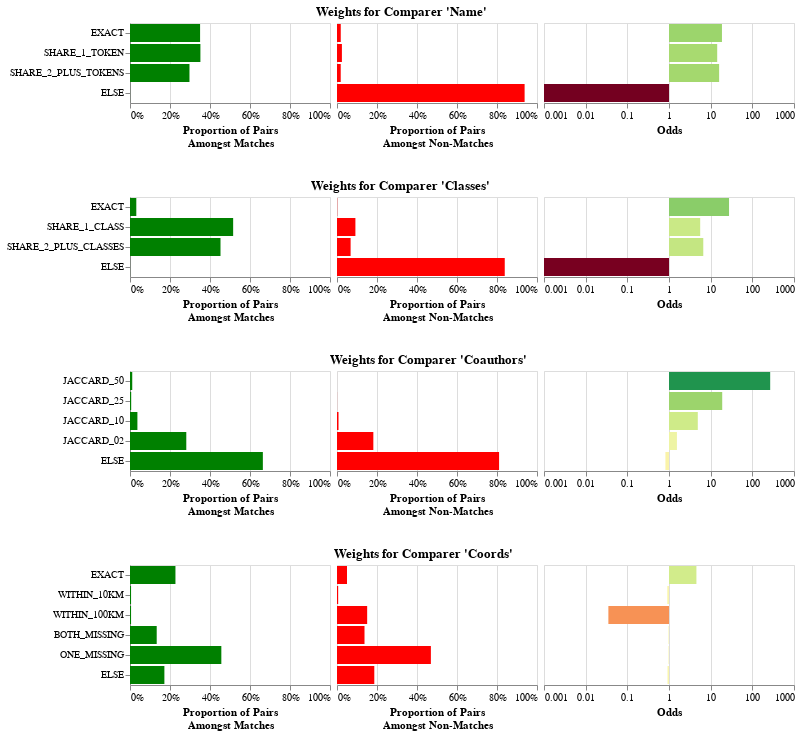

Notebook source saved alongside this figure:
### Markdown cell above
The result above is the blocked table, with a column added for every `Comparer`.
The value of each column is the level that the record pair matched at.
For example, there is now a "Name" column,
filled with values like "exact", "share 1 token", etc.

Now that we have our features, we can use the Fellegi-Sunter model to train weights
for each of these features. This is a probabilistic model that is based on the concept
of odds. When you see an exact match on name, that increases the odds of a match
by some amount, maybe 10x. When you see a non-match on name, that decreases the odds
of a match by some amount, maybe 0.1x. We can either train this from labeled data,
or we can use unlabeled data using an algorithm called "Expectation Maximization".

### Code cell
weights = mismo.fs.train_using_em(comparers, featured, featured, max_pairs=100_000)
# Can save and load weights
# weights.to_json("weights.json")
# weights = ComparisonWeights.from_json("weights.json")
weights.plot()

### Figure 1 — Vega-Lite specification as saved in the notebook (floating-point values rounded to 4 significant figures)
{"config": {"view": {"continuousWidth": 300, "continuousHeight": 300}}, "vconcat": [{"hconcat": [{"data": {"name": "data-33a506036eb774a5e555c6c52fbbfb64"}, "mark": {"type": "bar"}, "encoding": {"color": {"value": "green"}, "tooltip": [{"field": "level", "title": "Level", "type": "nominal"}, {"field": "m", "format": "%", "title": "Proportion Amongst Matching Pairs", "type": "quantitative"}, {"field": "u", "format": "%", "title": "Proportion Amongst Non-Matching Pairs", "type": "quantitative"}, {"field": "odds", "format": "f", "title": "Odds", "type": "quantitative"}, {"field": "explanation", "title": "Explanation", "type": "nominal"}], "x": {"axis": {"format": "%"}, "field": "m", "scale": {"domain": [0, 1]}, "title": ["Proportion of Pairs", "Amongst Matches"], "type": "quantitative"}, "y": {"axis": {}, "field": "level", "sort": {"field": "level_order"}, "title": null, "type": "nominal"}}, "name": "view_2", "width": 200}, {"data": {"name": "data-33a506036eb774a5e555c6c52fbbfb64"}, "mark": {"type": "bar"}, "encoding": {"color": {"value": "red"}, "tooltip": [{"field": "level", "title": "Level", "type": "nominal"}, {"field": "m", "format": "%", "title": "Proportion Amongst Matching Pairs", "type": "quantitative"}, {"field": "u", "format": "%", "title": "Proportion Amongst Non-Matching Pairs", "type": "quantitative"}, {"field": "odds", "format": "f", "title": "Odds", "type": "quantitative"}, {"field": "explanation", "title": "Explanation", "type": "nominal"}], "x": {"axis": {"format": "%"}, "field": "u", "scale": {"domain": [0, 1]}, "title": ["Proportion of Pairs", "Amongst Non-Matches"], "type": "quantitative"}, "y": {"axis": null, "field": "level", "sort": {"field": "level_order"}, "title": null, "type": "nominal"}}, "name": "view_3", "width": 200}, {"data": {"name": "data-33a506036eb774a5e555c6c52fbbfb64"}, "mark": {"type": "bar"}, "encoding": {"color": {"field": "log_odds", "legend": null, "scale": {"domainMax": 3, "domainMid": 0, "domainMin": -3, "scheme": "redyellowgreen"}, "title": "Log Odds", "type": "quantitative"}, "tooltip": [{"field": "level", "title": "Level", "type": "nominal"}, {"field": "m", "format": "%", "title": "Proportion Amongst Matching Pairs", "type": "quantitative"}, {"field": "u", "format": "%", "title": "Proportion Amongst Non-Matching Pairs", "type": "quantitative"}, {"field": "odds", "format": "f", "title": "Odds", "type": "quantitative"}, {"field": "explanation", "title": "Explanation", "type": "nominal"}], "x": {"axis": {"labelExpr": "pow(10,datum.value)"}, "field": "log_odds", "scale": {"domain": [-3, 3]}, "title": "Odds", "type": "quantitative"}, "y": {"axis": null, "field": "level", "sort": {"field": "level_order"}, "title": null, "type": "nominal"}}, "name": "view_4", "width": 250}], "spacing": 5, "title": {"text": "Weights for Comparer 'Name'", "anchor": "middle"}}, {"hconcat": [{"data": {"name": "data-5c6978146250babcf28a93f4295c7b90"}, "mark": {"type": "bar"}, "encoding": {"color": {"value": "green"}, "tooltip": [{"field": "level", "title": "Level", "type": "nominal"}, {"field": "m", "format": "%", "title": "Proportion Amongst Matching Pairs", "type": "quantitative"}, {"field": "u", "format": "%", "title": "Proportion Amongst Non-Matching Pairs", "type": "quantitative"}, {"field": "odds", "format": "f", "title": "Odds", "type": "quantitative"}, {"field": "explanation", "title": "Explanation", "type": "nominal"}], "x": {"axis": {"format": "%"}, "field": "m", "scale": {"domain": [0, 1]}, "title": ["Proportion of Pairs", "Amongst Matches"], "type": "quantitative"}, "y": {"axis": {}, "field": "level", "sort": {"field": "level_order"}, "title": null, "type": "nominal"}}, "name": "view_5", "width": 200}, {"data": {"name": "data-5c6978146250babcf28a93f4295c7b90"}, "mark": {"type": "bar"}, "encoding": {"color": {"value": "red"}, "tooltip": [{"field": "level", "title": "Level", "type": "nominal"}, {"field": "m", "format": "%", "title": "Proportion Amongst Matching Pairs", "type": "quantitative"}, {"field": "u", "format": "%", "title": "Proportion Amongst Non-Matching Pairs", "type": "quantitative"}, {"field": "odds", "format": "f", "title": "Odds", "type": "quantitative"}, {"field": "explanation", "title": "Explanation", "type": "nominal"}], "x": {"axis": {"format": "%"}, "field": "u", "scale": {"domain": [0, 1]}, "title": ["Proportion of Pairs", "Amongst Non-Matches"], "type": "quantitative"}, "y": {"axis": null, "field": "level", "sort": {"field": "level_order"}, "title": null, "type": "nominal"}}, "name": "view_6", "width": 200}, {"data": {"name": "data-5c6978146250babcf28a93f4295c7b90"}, "mark": {"type": "bar"}, "encoding": {"color": {"field": "log_odds", "legend": null, "scale": {"domainMax": 3, "domainMid": 0, "domainMin": -3, "scheme": "redyellowgreen"}, "title": "Log Odds", "type": "quantitative"}, "tooltip": [{"field": "level", "title": "Level", "type": "nominal"}, {"field": "m", "format": "%", "title": "Proportion Amongst Matching Pairs", "type": "quantitative"}, {"field": "u", "format": "%", "title": "Proportion Amongst Non-Matching Pairs", "type": "quantitative"}, {"field": "odds", "format": "f", "title": "Odds", "type": "quantitative"}, {"field": "explanation", "title": "Explanation", "type": "nominal"}], "x": {"axis": {"labelExpr": "pow(10,datum.value)"}, "field": "log_odds", "scale": {"domain": [-3, 3]}, "title": "Odds", "type": "quantitative"}, "y": {"axis": null, "field": "level", "sort": {"field": "level_order"}, "title": null, "type": "nominal"}}, "name": "view_7", "width": 250}], "spacing": 5, "title": {"text": "Weights for Comparer 'Classes'", "anchor": "middle"}}, {"hconcat": [{"data": {"name": "data-a7cbf283a60ce3eaf3ea9d58196d589b"}, "mark": {"type": "bar"}, "encoding": {"color": {"value": "green"}, "tooltip": [{"field": "level", "title": "Level", "type": "nominal"}, {"field": "m", "format": "%", "title": "Proportion Amongst Matching Pairs", "type": "quantitative"}, {"field": "u", "format": "%", "title": "Proportion Amongst Non-Matching Pairs", "type": "quantitative"}, {"field": "odds", "format": "f", "title": "Odds", "type": "quantitative"}, {"field": "explanation", "title": "Explanation", "type": "nominal"}], "x": {"axis": {"format": "%"}, "field": "m", "scale": {"domain": [0, 1]}, "title": ["Proportion of Pairs", "Amongst Matches"], "type": "quantitative"}, "y": {"axis": {}, "field": "level", "sort": {"field": "level_order"}, "title": null, "type": "nominal"}}, "name": "view_8", "width": 200}, {"data": {"name": "data-a7cbf283a60ce3eaf3ea9d58196d589b"}, "mark": {"type": "bar"}, "encoding": {"color": {"value": "red"}, "tooltip": [{"field": "level", "title": "Level", "type": "nominal"}, {"field": "m", "format": "%", "title": "Proportion Amongst Matching Pairs", "type": "quantitative"}, {"field": "u", "format": "%", "title": "Proportion Amongst Non-Matching Pairs", "type": "quantitative"}, {"field": "odds", "format": "f", "title": "Odds", "type": "quantitative"}, {"field": "explanation", "title": "Explanation", "type": "nominal"}], "x": {"axis": {"format": "%"}, "field": "u", "scale": {"domain": [0, 1]}, "title": ["Proportion of Pairs", "Amongst Non-Matches"], "type": "quantitative"}, "y": {"axis": null, "field": "level", "sort": {"field": "level_order"}, "title": null, "type": "nominal"}}, "name": "view_9", "width": 200}, {"data": {"name": "data-a7cbf283a60ce3eaf3ea9d58196d589b"}, "mark": {"type": "bar"}, "encoding": {"color": {"field": "log_odds", "legend": null, "scale": {"domainMax": 3, "domainMid": 0, "domainMin": -3, "scheme": "redyellowgreen"}, "title": "Log Odds", "type": "quantitative"}, "tooltip": [{"field": "level", "title": "Level", "type": "nominal"}, {"field": "m", "format": "%", "title": "Proportion Amongst Matching Pairs", "type": "quantitative"}, {"field": "u", "format": "%", "title": "Proportion Amongst Non-Matching Pairs", "type": "quantitative"}, {"field": "odds", "format": "f", "title": "Odds", "type": "quantitative"}, {"field": "explanation", "title": "Explanation", "type": "nominal"}], "x": {"axis": {"labelExpr": "pow(10,datum.value)"}, "field": "log_odds", "scale": {"domain": [-3, 3]}, "title": "Odds", "type": "quantitative"}, "y": {"axis": null, "field": "level", "sort": {"field": "level_order"}, "title": null, "type": "nominal"}}, "name": "view_10", "width": 250}], "spacing": 5, "title": {"text": "Weights for Comparer 'Coauthors'", "anchor": "middle"}}, {"hconcat": [{"data": {"name": "data-20d6b6ddc666e08f6046db9671a9eef1"}, "mark": {"type": "bar"}, "encoding": {"color": {"value": "green"}, "tooltip": [{"field": "level", "title": "Level", "type": "nominal"}, {"field": "m", "format": "%", "title": "Proportion Amongst Matching Pairs", "type": "quantitative"}, {"field": "u", "format": "%", "title": "Proportion Amongst Non-Matching Pairs", "type": "quantitative"}, {"field": "odds", "format": "f", "title": "Odds", "type": "quantitative"}, {"field": "explanation", "title": "Explanation", "type": "nominal"}], "x": {"axis": {"format": "%"}, "field": "m", "scale": {"domain": [0, 1]}, "title": ["Proportion of Pairs", "Amongst Matches"], "type": "quantitative"}, "y": {"axis": {}, "field": "level", "sort": {"field": "level_order"}, "title": null, "type": "nominal"}}, "name": "view_11", "width": 200}, {"data": {"name": "data-20d6b6ddc666e08f6046db9671a9eef1"}, "mark": {"type": "bar"}, "encoding": {"color": {"value": "red"}, "tooltip": [{"field": "level", "title": "Level", "type": "nominal"}, {"field": "m", "format": "%", "title": "Proportion Amongst Matching Pairs", "type": "quantitative"}, {"field": "u", "format": "%", "title": "Proportion Amongst Non-Matching Pairs", "type": "quantitative"}, {"field": "odds", "format": "f", "title": "Odds", "type": "quantitative"}, {"field": "explanation", "title": "Explanation", "type": "nominal"}], "x": {"axis": {"format": "%"}, "field": "u", "scale": {"domain": [0, 1]}, "title": ["Proportion of Pairs", "Amongst Non-Matches"], "type": "quantitative"}, "y": {"axis": null, "field": "level", "sort": {"field": "level_order"}, "title": null, "type": "nominal"}}, "name": "view_12", "width": 200}, {"data": {"name": "data-20d6b6ddc666e08f6046db9671a9eef1"}, "mark": {"type": "bar"}, "encoding": {"color": {"field": "log_odds", "legend": null, "scale": {"domainMax": 3, "domainMid": 0, "domainMin": -3, "scheme": "redyellowgreen"}, "title": "Log Odds", "type": "quantitative"}, "tooltip": [{"field": "level", "title": "Level", "type": "nominal"}, {"field": "m", "format": "%", "title": "Proportion Amongst Matching Pairs", "type": "quantitative"}, {"field": "u", "format": "%", "title": "Proportion Amongst Non-Matching Pairs", "type": "quantitative"}, {"field": "odds", "format": "f", "title": "Odds", "type": "quantitative"}, {"field": "explanation", "title": "Explanation", "type": "nominal"}], "x": {"axis": {"labelExpr": "pow(10,datum.value)"}, "field": "log_odds", "scale": {"domain": [-3, 3]}, "title": "Odds", "type": "quantitative"}, "y": {"axis": null, "field": "level", "sort": {"field": "level_order"}, "title": null, "type": "nominal"}}, "name": "view_13", "width": 250}], "spacing": 5, "title": {"text": "Weights for Comparer 'Coords'", "anchor": "middle"}}], "params": [{"name": "param_2", "select": {"type": "interval", "encodings": ["x", "y"]}, "bind": "scales", "views": ["view_2", "view_3", "view_4", "view_5", "view_6", "view_7", "view_8", "view_9", "view_10", "view_11", "view_12", "view_13"]}], "spacing": 30, "$schema": "https://vega.github.io/schema/vega-lite/v5.20.1.json", "datasets": {"data-33a506036eb774a5e555c6c52fbbfb64": [{"level": "EXACT", "m": 0.3505, "u": 0.01878, "odds": 18.66, "log_odds": 1.271, "level_order": 0, "explanation": "Seeing this level makes the odds of a match 18.659 times more likely"}, {"level": "SHARE_1_TOKEN", "m": 0.352, "u": 0.02453, "odds": 14.35, "log_odds": 1.157, "level_order": 1, "explanation": "Seeing this level makes the odds of a match 14.348 times more likely"}, {"level": "SHARE_2_PLUS_TOKENS", "m": 0.2973, "u": 0.01863, "odds": 15.96, "log_odds": 1.203, "level_order": 2, "explanation": "Seeing this level makes the odds of a match 15.964 times more likely"}, {"level": "ELSE", "m": 0.0002204, "u": 0.9381, "odds": 0.000235, "log_odds": -3.629, "level_order": 3, "explanation": "Seeing this level makes the odds of a match 4,255.977 times less likely"}], "data-5c6978146250babcf28a93f4295c7b90": [{"level": "EXACT", "m": 0.03152, "u": 0.001142, "odds": 27.6, "log_odds": 1.441, "level_order": 0, "explanation": "Seeing this level makes the odds of a match 27.604 times more likely"}, {"level": "SHARE_1_CLASS", "m": 0.5158, "u": 0.09203, "odds": 5.605, "log_odds": 0.7485, "level_order": 1, "explanation": "Seeing this level makes the odds of a match 5.605 times more likely"}, {"level": "SHARE_2_PLUS_CLASSES", "m": 0.4525, "u": 0.06807, "odds": 6.648, "log_odds": 0.8227, "level_order": 2, "explanation": "Seeing this level makes the odds of a match 6.648 times more likely"}, {"level": "ELSE", "m": 0.0002204, "u": 0.8388, "odds": 0.0002628, "log_odds": -3.58, "level_order": 3, "explanation": "Seeing this level makes the odds of a match 3,805.476 times less likely"}], "data-a7cbf283a60ce3eaf3ea9d58196d589b": [{"level": "JACCARD_50", "m": 0.01124, "u": 4.19e-05, "odds": 268.3, "log_odds": 2.429, "level_order": 0, "explanation": "Seeing this level makes the odds of a match 268.273 times more likely"}, {"level": "JACCARD_25", "m": 0.005951, "u": 0.0003143, "odds": 18.94, "log_odds": 1.277, "level_order": 1, "explanation": "Seeing this level makes the odds of a match 18.937 times more likely"}, {"level": "JACCARD_10", "m": 0.03703, "u": 0.007542, "odds": 4.91, "log_odds": 0.691, "level_order": 2, "explanation": "Seeing this level makes the odds of a match 4.910 times more likely"}, {"level": "JACCARD_02", "m": 0.2815, "u": 0.1817, "odds": 1.549, "log_odds": 0.1901, "level_order": 3, "explanation": "Seeing this level makes the odds of a match 1.549 times more likely"}, {"level": "ELSE", "m": 0.6643, "u": 0.8104, "odds": 0.8197, "log_odds": -0.08633, "level_order": 4, "explanation": "Seeing this level makes the odds of a match 1.220 times less likely"}], "data-20d6b6ddc666e08f6046db9671a9eef1": [{"level": "EXACT", "m": 0.2272, "u": 0.04995, "odds": 4.55, "log_odds": 0.658, "level_order": 0, "explanation": "Seeing this level makes the odds of a match 4.550 times more likely"}, {"level": "WITHIN_10KM", "m": 0.00529, "u": 0.005814, "odds": 0.9099, "log_odds": -0.04102, "level_order": 1, "explanation": "Seeing this level makes the odds of a match 1.099 times less likely"}, {"level": "WITHIN_100KM", "m": 0.00529, "u": 0.1508, "odds": 0.03508, "log_odds": -1.455, "level_order": 2, "explanation": "Seeing this level makes the odds of a match 28.510 times less likely"}, {"level": "BOTH_MISSING", "m": 0.1336, "u": 0.1375, "odds": 0.9711, "log_odds": -0.01273, "level_order": 3, "explanation": "Seeing this level makes the odds of a match 1.030 times less likely"}, {"level": "ONE_MISSING", "m": 0.4567, "u": 0.4694, "odds": 0.9729, "log_odds": -0.01194, "level_order": 4, "explanation": "Seeing this level makes the odds of a match 1.028 times less likely"}, {"level": "ELSE", "m": 0.1719, "u": 0.1865, "odds": 0.922, "log_odds": -0.03528, "level_order": 5, "explanation": "Seeing this level makes the odds of a match 1.085 times less likely"}]}}
